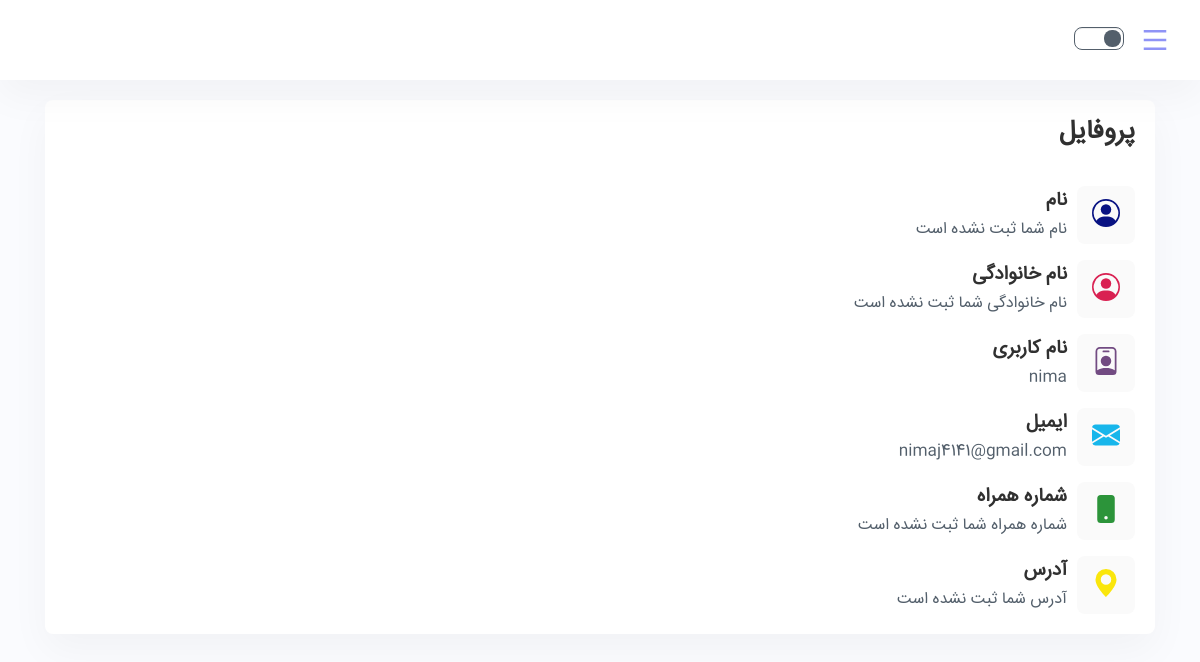
/user-profile-admin/nima, run on an earlier commit of the app's database.
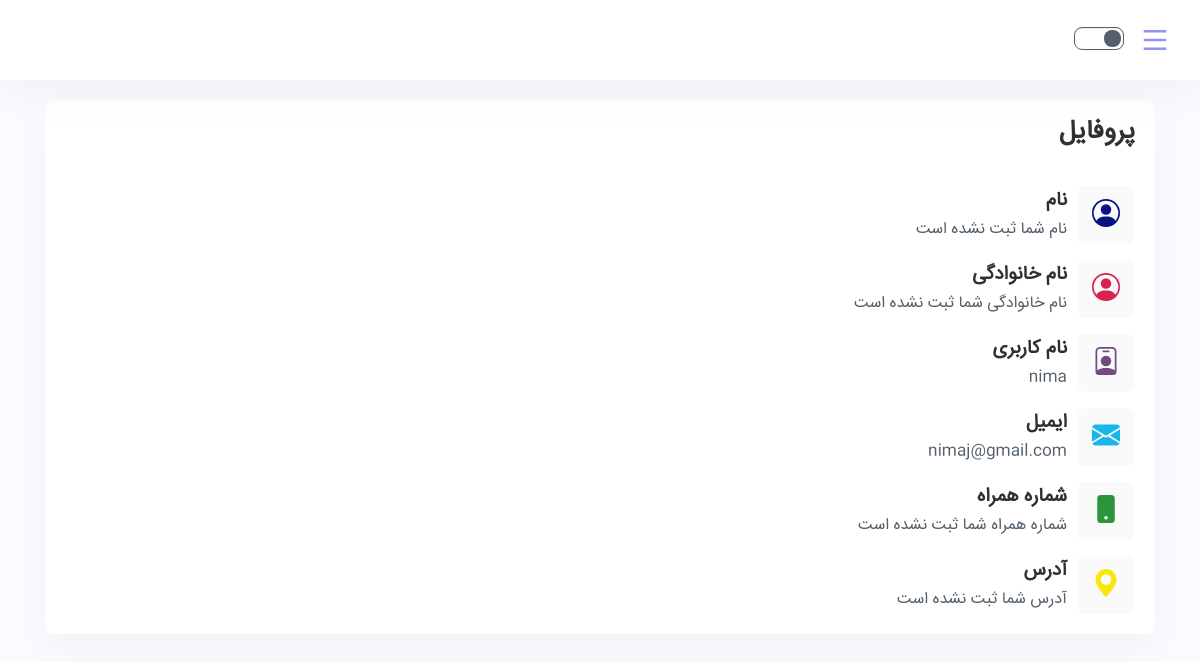
And on a later commit of the database.
### DongLand/models.py (models this page shows)
class User(AbstractUser):
    phone_number = models.CharField(max_length=100)
    address = models.CharField(max_length=200)

### DongLand/views.py (the view)
# urls.py: path('user-profile-admin/<username>', views.user_profile_admin, name='user_profile_admin'),
def user_profile_admin(request, username):
    list(messages.get_messages(request))
    user = User.objects.get(username=username)
    return render(request, "user_profile_admin.html", {"user": user})

### templates/user_profile_admin.html (shortened to what this page needs)
{% extends "admin_base.html" %}
{% load static %}
{% block content %}
    <div class="col-lg-12 col-md-12">
        <div class="card card-block card-stretch card-height">
            <div class="card-header">
                <div class="header-title">
                    <h4 class="card-title">پروفایل</h4>
                </div>
            </div>
            <div class="card-body">
                <ul class="list-inline p-0 m-0">
                    <li class="d-flex align-items-center mb-3">
                        <div class="profile-icon iq-icon-box rounded-small bg-light svg-danger text-center">
                        </div>
                        <div class="pl-3">
                            <h5>نام</h5>
                            <p class="mb-0">
                                {% if user.first_name %}
                                    {{ user.first_name }}
                                {% else %}
                                    نام شما ثبت نشده است
                                {% endif %}
                            </p>
                        </div>
                    </li>
                    <li class="d-flex align-items-center mb-3">
                        <div class="profile-icon iq-icon-box rounded-small bg-light svg-danger text-center">
                        </div>
                        <div class="pl-3">
                            <h5>نام خانوادگی</h5>
                            <p class="mb-0">
                                {% if user.last_name %}
                                    {{ user.last_name }}
                                {% else %}
                                    نام خانوادگی شما ثبت نشده است
                                {% endif %}
                            </p>
                        </div>
                    </li>
                    <li class="d-flex align-items-center mb-3">
                        <div class="profile-icon iq-icon-box rounded-small  bg-light svg-primary text-center">
                        </div>
                        <div class="pl-3">
                            <h5>نام کاربری</h5>
                            <p class="mb-0">
                                {% if user.username %}
                                    {{ user.username }}
                                {% else %}
                                    نام کاربری شما ثبت نشده است
                                {% endif %}
                            </p>
                        </div>
                    </li>
                    <li class="d-flex align-items-center mb-3">
                        <div class="profile-icon iq-icon-box rounded-small bg-light svg-warning text-center">
                        </div>
                        <div class="pl-3">
                            <h5>ایمیل</h5>
                            <p class="mb-0">
                                {% if user.email %}
                                    {{ user.email }}
                                {% else %}
                                    ایمیل شما ثبت نشده است
                                {% endif %}
                            </p>
                        </div>
                    </li>
                    <li class="d-flex align-items-center mb-3">
                        <div class="profile-icon iq-icon-box rounded-small  bg-light svg-success text-center">
                            <svg xmlns="http://www.w3.org/2000/svg" width="28" height="28" fill="#2c943a"
                                 class="bi bi-phone-fill" viewBox="0 0 16 16">
                                <path d="M3 2a2 2 0 0 1 2-2h6a2 2 0 0 1 2 2v12a2 2 0 0 1-2 2H5a2 2 0 0 1-2-2V2zm6 11a1 1 0 1 0-2 0 1 1 0 0 0 2 0z"/>
                            </svg>
                        </div>
                        <div class="pl-3">
                            <h5>شماره همراه</h5>
                            <p class="mb-0">
                                {% if user.phone_number %}
                                    {{ user.phone_number }}
                                {% else %}
                                    شماره همراه شما ثبت نشده است
                                {% endif %}
                            </p>
                        </div>
                    </li>
                    <li class="d-flex align-items-center">
                        <div class="profile-icon iq-icon-box rounded-small  bg-light svg-info text-center">
                            <svg xmlns="http://www.w3.org/2000/svg" width="28" height="28" fill="#fae60c"
                                 class="bi bi-geo-alt-fill" viewBox="0 0 16 16">
                                <path d="M8 16s6-5.686 6-10A6 6 0 0 0 2 6c0 4.314 6 10 6 10zm0-7a3 3 0 1 1 0-6 3 3 0 0 1 0 6z"/>
                            </svg>
                        </div>
                        <div class="pl-3">
                            <h5>آدرس</h5>
                            <p class="mb-0">
                                {% if user.address %}
                                    {{ user.address }}
                                {% else %}
                                    آدرس شما ثبت نشده است
                                {% endif %}
                            </p>
                        </div>
                    </li>
                </ul>
            </div>
        </div>
    </div>
{% endblock %}

### templates/admin_base.html (shortened to what this page needs)
{% load static %}
<!doctype html>
<html lang="en">
<head>
    <link rel="stylesheet" href="{% static "css/backend.min.css" %}">
    <link rel="stylesheet" href="{% static "vendor/%40fortawesome/fontawesome-free/css/all.min.css" %}">
    <link rel="stylesheet" href="{% static "vendor/line-awesome/dist/line-awesome/css/line-awesome.min.css" %}">
    <link rel="stylesheet" href="{% static "vendor/remixicon/fonts/remixicon.css" %}">
    <link rel="stylesheet"
          href="{% static "vendor/doc-viewer/include/verySimpleImageViewer/css/jquery.verySimpleImageViewer.css" %}">
</head>
<body class=" color-light ">
<div class="wrapper">
    <div class="iq-top-navbar fixed d-flex align-items-center">
        <div class="iq-navbar-custom">
            <nav class="navbar navbar-expand-lg navbar-light p-0">
                <div class="iq-navbar-logo d-flex align-items-center justify-content-between">
                    <i class="ri-menu-line wrapper-menu"></i>
                </div>
                <div class="d-flex align-items-center">
                    <div class="change-mode">
                        <div class="custom-control custom-switch custom-switch-icon custom-control-inline">
                            <div class="custom-switch-inner">
                                <label class="custom-control-label" for="dark-mode" data-mode="toggle">
                                </label>
                            </div>
                        </div>
                    </div>
                </div>
            </nav>
        </div>
    </div>
    <div class="content-page">
        <div class="container-fluid">
            <div class="row">
                <div class="col-lg-12">
                    {% block content %}
                    {% endblock %}
                </div>
            </div>
        </div>
    </div>
</div>
</body>
</html>

What changed in the data, as far as the page shows it:
changed User "nima": email "nimaj4141@gmail.com" → "nimaj@gmail.com"
